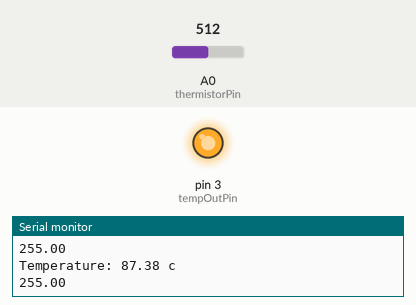
This sketch was run on a simulated Arduino Uno, built with avr-gcc and run on an emulated ATmega328P. Parts: output pins drawn as LEDs (lit = HIGH), the last lines printed to the serial monitor. The test bench sets the inputs (shaded band); at power-on: A0 (thermistorPin) = 512.

Above: at 1.8 s.
1.9 s: A0 (thermistorPin) set to 129
3.4 s: A0 (thermistorPin) set to 116
At 5.2 s:
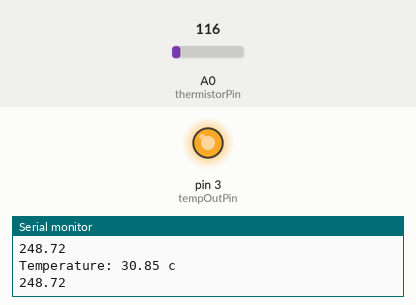
5.5 s: A0 (thermistorPin) set to 0
At 6.9 s:
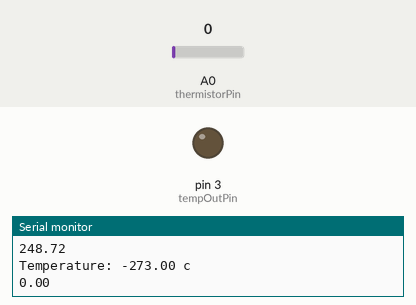
Timing chart, 0 to 8.5 s (numbered marks = the images above; inputs shaded):
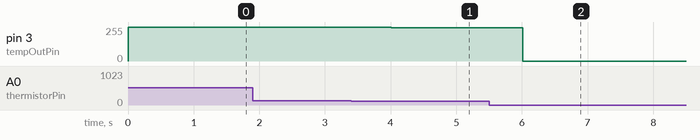

Measured:
- after the input at 3.4 s, pin 3 (tempOutPin): 255/255 → 248/255 after 0.61 s
- after the input at 5.5 s, pin 3 (tempOutPin): 248/255 → 0/255 after 0.51 s

The sketch:

weather_station_2.ino
```cpp
int thermistorPin = A0;
int Vo;
float R1 = 1000; // value of R1 on board
float logR2, R2, T, vOut, tempRangeHigh, tempRangeLow;
float c1 = 0.001129148, c2 = 0.000234125, c3 = 0.0000000876741; //steinhart-hart coeficients for thermistor
int tempOutPin = 3;
const int kelvin = 273.15;

void setup() {
  Serial.begin(9600);
  tempRangeHigh = 31;
  tempRangeLow = 25;
}

float kelvinify(float value) {
  return value + kelvin;
}

float deKelvinify(float value) {
  return value - kelvin;
}

void loop() {
  Vo = analogRead(thermistorPin);
  R2 = R1 * (1023.0 / (float)Vo - 1.0); //calculate resistance on thermistor
  logR2 = log(R2);
  T = (1.0 / (c1 + c2*logR2 + c3*logR2*logR2*logR2)); // temperature in Kelvin
//  T = T - 273.15; //convert Kelvin to Celcius

  Serial.print("Temperature: ");
  Serial.print(deKelvinify(T));
  Serial.println(" c");

  // 0-5v output
  vOut = constrain((T - kelvinify(tempRangeLow)) * (255 / (tempRangeHigh - tempRangeLow)), 0, 255);

  Serial.println(vOut);
  analogWrite(tempOutPin, vOut);

  delay(1000);
}
```
